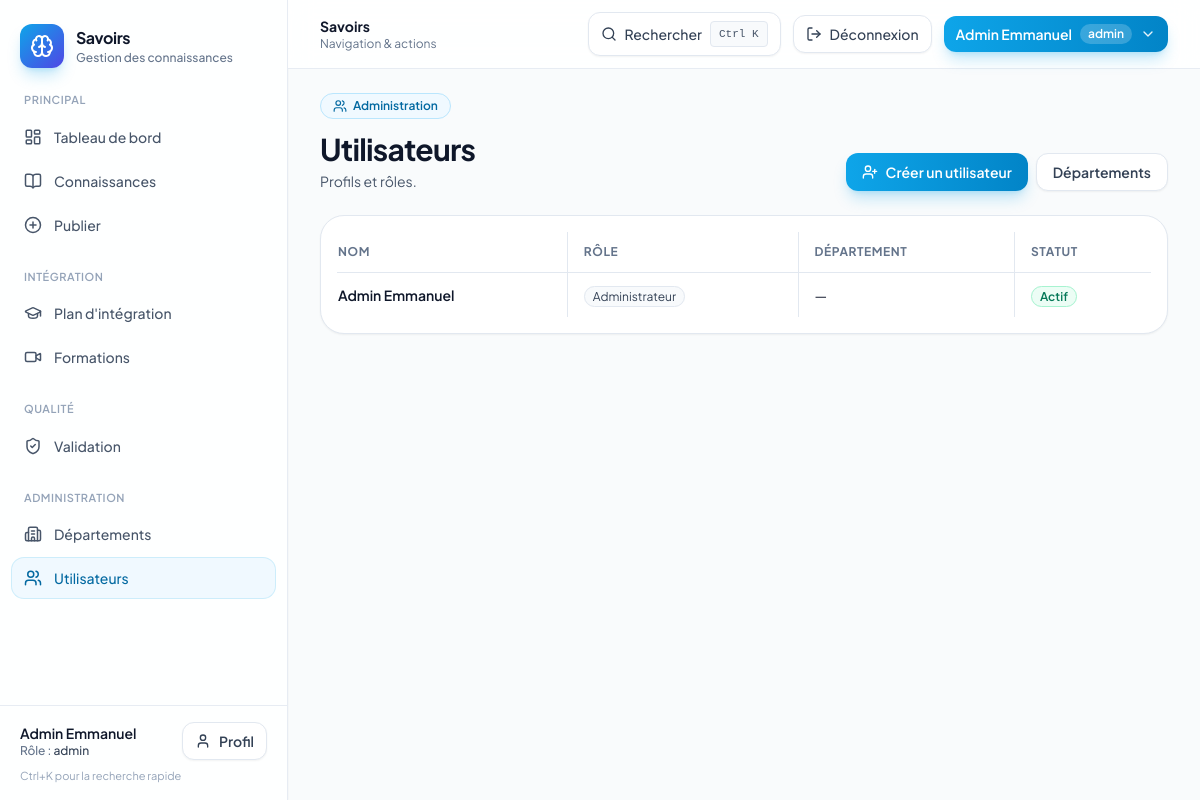
/admin-panel/utilisateurs/ (signed in), run on an earlier commit of the app's database.
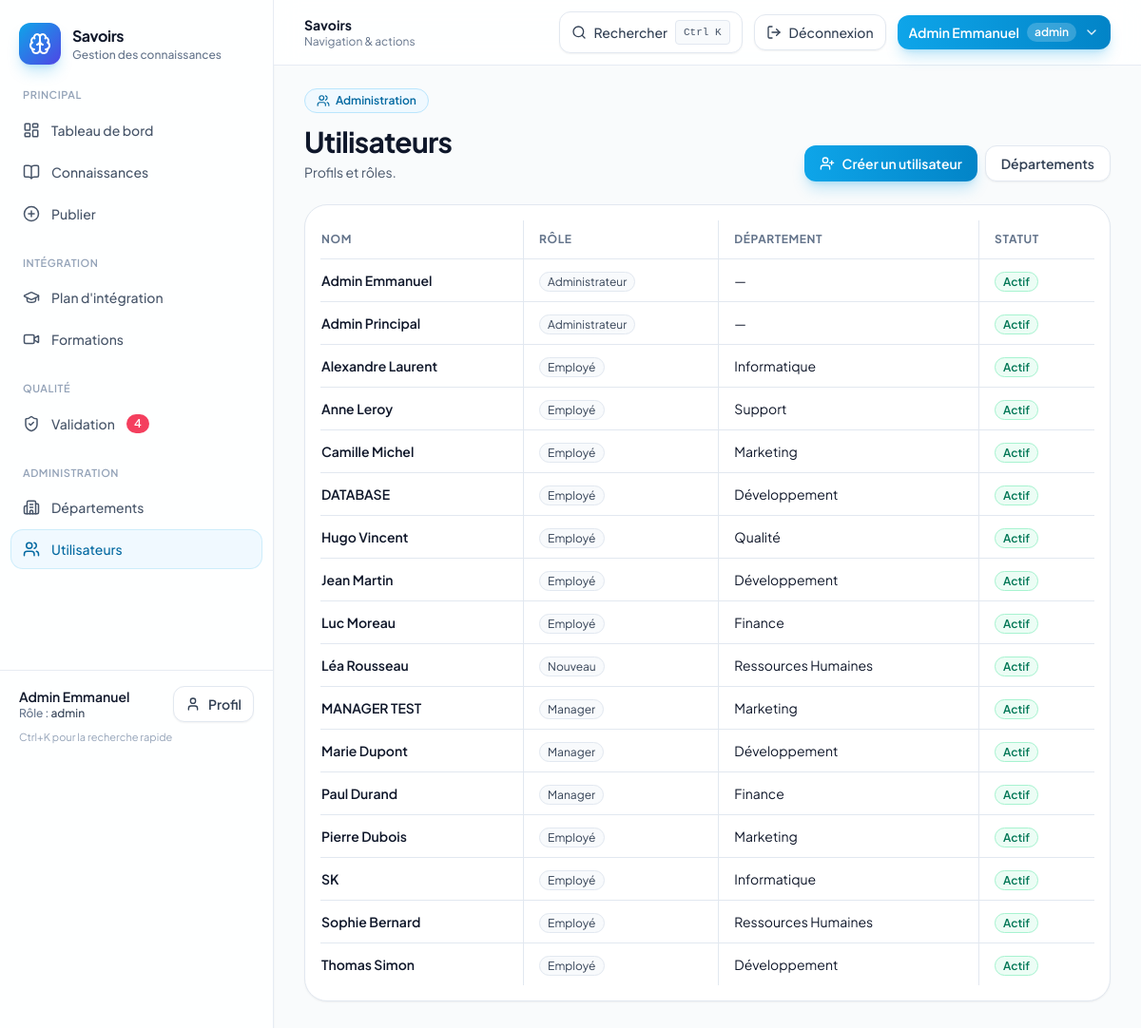
And on a later commit of the database.
### app_connaissance/models.py (models this page shows, shortened)
class UserProfile(models.Model):
    class Role(models.TextChoices):
        ADMIN = "admin", "Administrateur"
        EMPLOYEE = "employee", "Employé"
        MANAGER = "manager", "Manager"
        NEW_EMPLOYEE = "new_employee", "Nouveau"
    class TypeContrat(models.TextChoices):
        CDI = "cdi", "CDI"
        CDD = "cdd", "CDD"
        STAGE = "stage", "Stage"
    user = models.OneToOneField(User, on_delete=models.CASCADE, related_name="profile", null=True, blank=True)
    display_name = models.CharField(max_length=120, unique=True)
    role = models.CharField(max_length=20, choices=Role.choices, default=Role.EMPLOYEE)
    department = models.ForeignKey(Department, on_delete=models.SET_NULL, null=True, blank=True, related_name="profiles")
    poste = models.ForeignKey(
        "Poste", on_delete=models.SET_NULL, null=True, blank=True, related_name="profiles"
    )
    type_contrat = models.CharField(
        max_length=20, choices=TypeContrat.choices, blank=True, default=""
    )
    date_embauche = models.DateField(blank=True, null=True)
    must_change_password = models.BooleanField(default=False)
    is_active = models.BooleanField(default=True)
    photo = models.ImageField(upload_to="profiles/", blank=True, null=True)
    class Meta:
        ordering = ["display_name"]

class Department(models.Model):
    name = models.CharField(max_length=40, unique=True)
    slug = models.SlugField(max_length=40, unique=True, blank=True)
    entreprise = models.ForeignKey(
        Entreprise, on_delete=models.CASCADE, related_name="departments", null=True, blank=True
    )
    manager = models.ForeignKey(
        User, on_delete=models.SET_NULL, null=True, blank=True, related_name="managed_departments"
    )
    description = models.CharField(max_length=280, blank=True, default="")
    class Meta:
        ordering = ["name"]
    def __str__(self) -> str:
        return self.name

### app_connaissance/views.py (the view)
# urls.py: path('admin-panel/utilisateurs/', views.users_admin, name='users_admin'),
@frontend_roles_required("admin")
def users_admin(request: HttpRequest) -> HttpResponse:
    users = UserProfile.objects.select_related("department", "poste").all()
    return render(request, "admin/users.html", {"users": list(users), "roles": ROLES})

### app_connaissance/frontend_auth.py (called while the page is built)
def frontend_roles_required(*allowed_roles: str) -> Callable[[Callable[..., HttpResponse]], Callable[..., HttpResponse]]:
    def _decorator(view_func: Callable[..., HttpResponse]) -> Callable[..., HttpResponse]:
        @wraps(view_func)
        def _wrapped(request: HttpRequest, *args, **kwargs) -> HttpResponse:
            role = None
            if request.user.is_authenticated:
                profile = getattr(request.user, "profile", None)
                role = profile.role if profile else None
            if role is None:
                role = request.session.get("frontend_demo_role")
            if role in allowed_roles:
                return view_func(request, *args, **kwargs)
            return redirect("forbidden")
        return _wrapped
    return _decorator

### app_connaissance/templates/admin/users.html (shortened to what this page needs)
{% extends "_layouts/app.html" %}
{% block content %}
  <div class="grid gap-6">
    <section class="flex flex-col gap-3 sm:flex-row sm:items-end sm:justify-between">
      <div>
        <span class="inline-flex items-center gap-1.5 rounded-full border border-sky-200 bg-sky-50 px-3 py-1 text-xs font-semibold text-sky-700">
          <i data-lucide="users" class="h-3.5 w-3.5"></i>
          Administration
        </span>
        <h1 class="mt-3 text-3xl font-bold tracking-tight text-slate-900">Utilisateurs</h1>
        <p class="mt-1 text-sm text-slate-600">Profils et rôles.</p>
      </div>
      <div class="flex flex-wrap gap-2">
        <a class="inline-flex items-center gap-2 rounded-xl bg-gradient-to-r from-sky-500 to-sky-600 px-4 py-2 text-sm font-semibold text-white shadow-lg shadow-sky-500/25 transition hover:from-sky-600 hover:to-sky-700" href="{% url 'user_create' %}">
          <i data-lucide="user-plus" class="h-4 w-4"></i>
          Créer un utilisateur
        </a>
        <a class="inline-flex items-center justify-center rounded-xl border border-slate-200 bg-white px-4 py-2 text-sm font-semibold text-slate-700 shadow-sm hover:bg-slate-50" href="{% url 'departments' %}">
          Départements
        </a>
      </div>
    </section>
    <section class="rounded-3xl border border-slate-200 bg-white p-4 shadow-sm">
      <div class="overflow-x-auto">
        <table class="min-w-full divide-y divide-slate-200 text-sm">
          <thead class="text-left text-xs font-semibold uppercase tracking-wider text-slate-500">
            <tr class="divide-x divide-slate-200">
              <th class="py-3 pr-4">Nom</th>
              <th class="px-4 py-3">Rôle</th>
              <th class="px-4 py-3">Département</th>
              <th class="px-4 py-3">Statut</th>
            </tr>
          </thead>
          <tbody class="divide-y divide-slate-200">
            {% for u in users %}
              <tr class="divide-x divide-slate-200 hover:bg-slate-50">
                <td class="py-3 pr-4 font-semibold text-slate-900">{{ u.display_name }}</td>
                <td class="px-4 py-3">
                  <span class="rounded-full border border-slate-200 bg-slate-50 px-2 py-0.5 text-xs text-slate-700">{{ u.get_role_display }}</span>
                </td>
                <td class="px-4 py-3">{{ u.department|default:"—" }}</td>
                <td class="px-4 py-3">
                  {% if u.is_active %}
                    <span class="rounded-full border border-emerald-200 bg-emerald-50 px-2 py-0.5 text-xs font-semibold text-emerald-700">Actif</span>
                  {% else %}
                    <span class="rounded-full border border-slate-200 bg-slate-50 px-2 py-0.5 text-xs font-semibold text-slate-700">Inactif</span>
                  {% endif %}
                </td>
              </tr>
            {% empty %}
              <tr>
                <td colspan="4" class="py-10 text-center text-slate-600">
                Aucun utilisateur. <a href="{% url 'user_create' %}" class="font-semibold text-sky-600 hover:underline">Créer un utilisateur</a>
              </td>
              </tr>
            {% endfor %}
          </tbody>
        </table>
      </div>
    </section>
  </div>
{% endblock %}

### app_connaissance/templates/_partials/sidebar.html (shortened to what the changed rows need)
<div class="flex min-h-screen flex-col">
  <nav class="flex-1 px-3">
    {% if frontend.role == "manager" or frontend.role == "admin" %}
      <a href="{% url 'validation_queue' %}" class="mb-1 flex items-center gap-3 rounded-xl px-3 py-2.5 text-sm font-medium transition
        {% if request.resolver_match.url_name == 'validation_queue' %} bg-sky-50 text-sky-700 ring-1 ring-sky-500/20 {% else %} text-slate-600 hover:bg-slate-100 hover:text-slate-900 {% endif %}">
        <i data-lucide="shield-check" class="h-[18px] w-[18px] shrink-0"></i>
        <span>Validation</span>
        {% if frontend.pending_validation_count %}
          <span class="ml-auto rounded-full bg-rose-500 px-2 py-0.5 text-xs font-semibold text-white">{{ frontend.pending_validation_count }}</span>
        {% endif %}
      </a>
    {% endif %}
  </nav>
  <div class="border-t border-slate-200/80 px-5 py-4">
    <div class="flex items-center justify-between gap-3">
      <div class="min-w-0">
        <p class="truncate text-sm font-semibold text-slate-900">{{ frontend.display_name }}</p>
        <p class="text-xs font-medium text-slate-500">Rôle : <span class="text-slate-700">{{ frontend.role|default:"—" }}</span></p>
      </div>
    </div>
  </div>
</div>

### app_connaissance/templates/_partials/topbar.html (shortened to what this page needs)
<header class="sticky top-0 z-30 border-b border-slate-200/80 bg-white/85 backdrop-blur-md">
  <div class="flex items-center gap-3 px-4 py-3 sm:px-6 lg:px-8">
    <div class="min-w-0">
      <h1 class="text-sm font-bold text-slate-900">Savoirs</h1>
      <p class="text-xs text-slate-500">Navigation & actions</p>
    </div>
    <button type="button" class="hidden items-center gap-2 rounded-xl border border-slate-200 bg-white px-3 py-2 text-sm font-medium text-slate-700 shadow-sm transition hover:bg-slate-50 sm:inline-flex" onclick="document.getElementById('command-palette')?.showModal()">
      <i data-lucide="search" class="h-4 w-4"></i>
      Rechercher
      <kbd class="rounded border border-slate-200 bg-slate-50 px-2 py-0.5 text-[11px] font-medium text-slate-600">Ctrl K</kbd>
    </button>
    <a href="{% url 'logout_view' %}" class="inline-flex items-center gap-2 rounded-xl border border-slate-200 bg-white px-3 py-2 text-sm font-medium text-slate-700 shadow-sm transition hover:bg-rose-50 hover:border-rose-200 hover:text-rose-700" title="Se déconnecter">
      <i data-lucide="log-out" class="h-4 w-4"></i>
      <span class="hidden sm:inline">Déconnexion</span>
    </a>
    <div class="relative" x-data="{ open: false }">
      <button type="button" class="inline-flex items-center gap-2 rounded-xl bg-gradient-to-r from-sky-500 to-sky-600 px-3 py-2 text-sm font-semibold text-white shadow-lg shadow-sky-500/25 transition hover:from-sky-600 hover:to-sky-700" @click="open=!open" :aria-expanded="open">
        <span class="max-w-[140px] truncate">{{ frontend.display_name }}</span>
        <span class="hidden rounded-full bg-white/20 px-2 py-0.5 text-xs sm:inline">{{ frontend.role|default:"invité" }}</span>
        <i data-lucide="chevron-down" class="h-4 w-4 opacity-90"></i>
      </button>
    </div>
  </div>
</header>

What changed in the data, as far as the page shows it:
added UserProfile: display_name "Admin Principal", role "Administrateur", department "—", is_active "Actif"
added UserProfile: display_name "Alexandre Laurent", role "Employé", department "Informatique", is_active "Actif"
added UserProfile: display_name "Anne Leroy", role "Employé", department "Support", is_active "Actif"
added UserProfile: display_name "Camille Michel", role "Employé", department "Marketing", is_active "Actif"
added UserProfile: display_name "DATABASE", role "Employé", department "Développement", is_active "Actif"
added UserProfile: display_name "Hugo Vincent", role "Employé", department "Qualité", is_active "Actif"
added UserProfile: display_name "Jean Martin", role "Employé", department "Développement", is_active "Actif"
added UserProfile: display_name "Luc Moreau", role "Employé", department "Finance", is_active "Actif"
added UserProfile: display_name "Léa Rousseau", role "Nouveau", department "Ressources Humaines", is_active "Actif"
added UserProfile: display_name "MANAGER TEST", role "Manager", department "Marketing", is_active "Actif"
added UserProfile: display_name "Marie Dupont", role "Manager", department "Développement", is_active "Actif"
added UserProfile: display_name "Paul Durand", role "Manager", department "Finance", is_active "Actif"
added UserProfile: display_name "Pierre Dubois", role "Employé", department "Marketing", is_active "Actif"
added UserProfile: display_name "SK", role "Employé", department "Informatique", is_active "Actif"
added UserProfile: display_name "Sophie Bernard", role "Employé", department "Ressources Humaines", is_active "Actif"
added UserProfile: display_name "Thomas Simon", role "Employé", department "Développement", is_active "Actif"
Also different on the page:
{{ frontend.pending_validation_count }}: (not shown) → "4"
